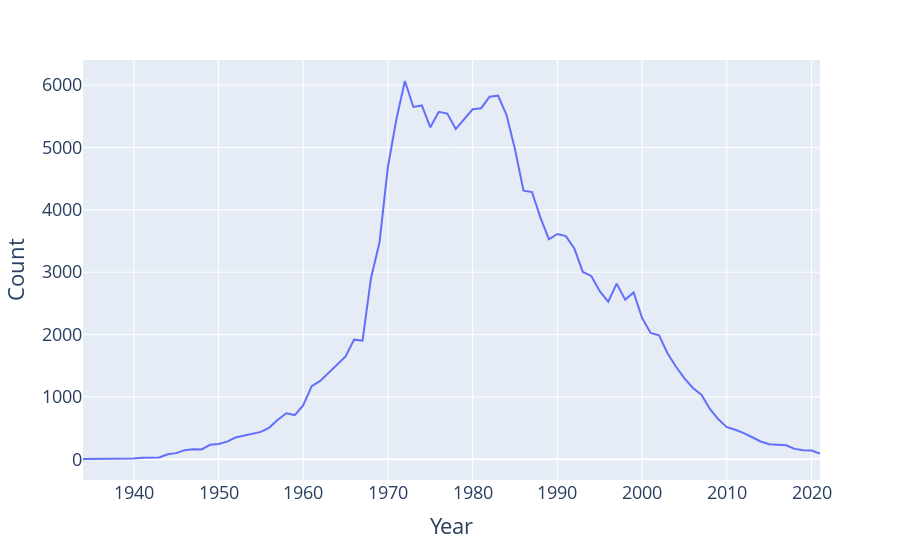

The notebook cell this image was saved under:
### Code cell
fig = px.line(female_babynames[female_babynames["Name"] == "Jennifer"],
              x = "Year", y = "Count")
fig.update_layout(font_size = 18)

### Figure 1 — Plotly figure (JSON) as saved in the notebook; plotly's stock layout.template omitted (floating-point values rounded to 4 significant figures)
{"data": [{"hovertemplate": "Year=%{x}<br>Count=%{y}<extra></extra>", "legendgroup": "", "line": {"color": "#636efa", "dash": "solid"}, "marker": {"symbol": "circle"}, "mode": "lines", "name": "", "orientation": "v", "showlegend": false, "type": "scatter", "x": [1934, 1938, 1939, 1940, 1941, 1942, 1943, 1944, 1945, 1946, 1947, 1948, 1949, 1950, 1951, 1952, 1953, 1954, 1955, 1956, 1957, 1958, 1959, 1960, 1961, 1962, 1963, 1964, 1965, 1966, 1967, 1968, 1969, 1970, 1971, 1972, 1973, 1974, 1975, 1976, 1977, 1978, 1979, 1980, 1981, 1982, 1983, 1984, 1985, 1986, 1987, 1988, 1989, 1990, 1991, 1992, 1993, 1994, 1995, 1996, 1997, 1998, 1999, 2000, 2001, 2002, 2003, 2004, 2005, 2006, 2007, 2008, 2009, 2010, 2011, 2012, 2013, 2014, 2015, 2016, 2017, 2018, 2019, 2020, 2021], "xaxis": "x", "y": [5, 5, 6, 13, 24, 22, 30, 80, 99, 147, 163, 159, 233, 247, 284, 350, 384, 412, 440, 509, 634, 738, 709, 869, 1174, 1257, 1386, 1516, 1649, 1918, 1902, 2907, 3477, 4695, 5456, 6065, 5649, 5673, 5323, 5570, 5543, 5295, 5462, 5612, 5629, 5813, 5830, 5519, 4966, 4306, 4285, 3875, 3526, 3612, 3579, 3382, 3004, 2940, 2696, 2529, 2817, 2560, 2675, 2264, 2027, 1987, 1699, 1484, 1297, 1144, 1035, 808, 641, 515, 474, 421, 354, 286, 242, 239, 226, 167, 145, 141, 91], "yaxis": "y"}], "layout": {"font": {"size": 18}, "legend": {"tracegroupgap": 0}, "margin": {"t": 60}, "xaxis": {"anchor": "y", "domain": [0, 1], "title": {"text": "Year"}}, "yaxis": {"anchor": "x", "domain": [0, 1], "title": {"text": "Count"}}}}
